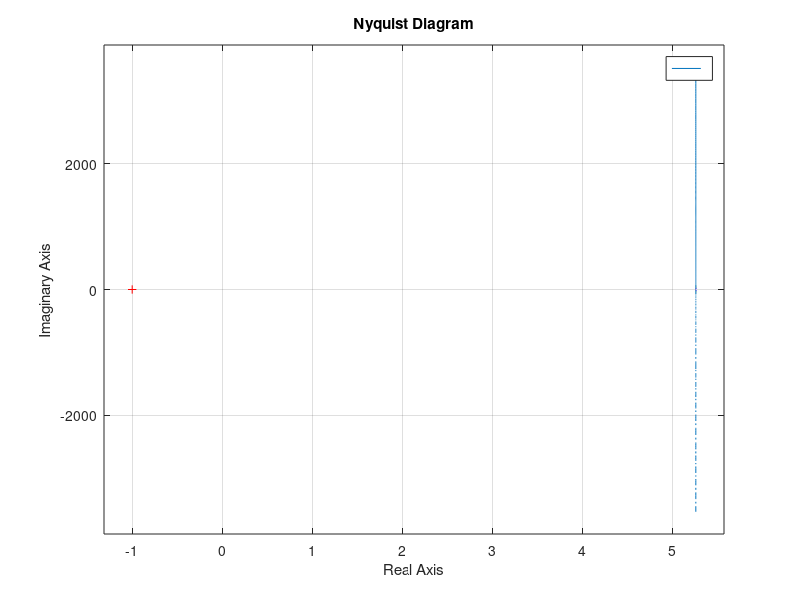

Write the MATLAB code that produced this figure.

%T(s) initial
s=tf('s');
% sisotool((600*s/(s+5.0141)*(s+0.0125)*(s-4.9842)));
% rlocus((600*s/(s+5.0141)*(s+0.0125)*(s-4.9842)));
% sisotool((600*s)/(-320*(s^3))-(13*(s^2))+(8000*s)+100);
% sisotool(600/(s+5.0141)*(s-4.9860))
% sisotool(3.54*s/(s+1.443)*(s+0.4342));
% rlocus(3.54*s/(s+1.443)*(s+0.04342));
% rlocus(600*s/(s+5.0141)*(s+0.0125)*(s-4.9842));
% sisotool(3.54*s/(s+1.443)*(s+0.04342));
% rlocus(600*s/(((s-4.9860)*(s+5.0141)*(s+0.0125))-3.54*s*(s-4.9860)));
% sisotool(600*s/(((s-4.9860)*(s+5.0141)*(s+0.0125))-3.54*s*(s-4.9860)));
% rlocus((600)*(0.004)*s/((s+1.44317)*(s+0.04342)));
% rlocus((600)*(0.004)*s/((s+1.44317)*(s+0.04342)));
% sisotool(3.54/s*(s+1.443)*(s+0.04342));
% rlocus((600/(s+5.0141)*(s-4.9842)));
nyquist(3.54/s*(s+1.443)*(s+0.04342));
